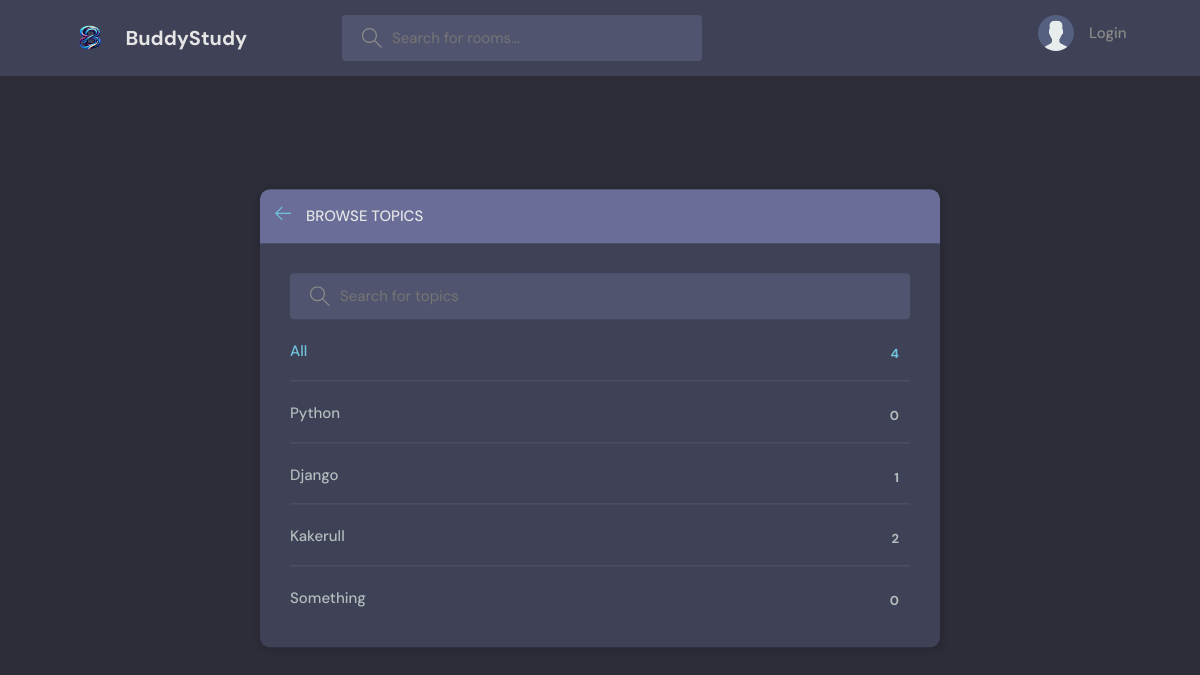
/topics/, run on an earlier commit of the app's database.
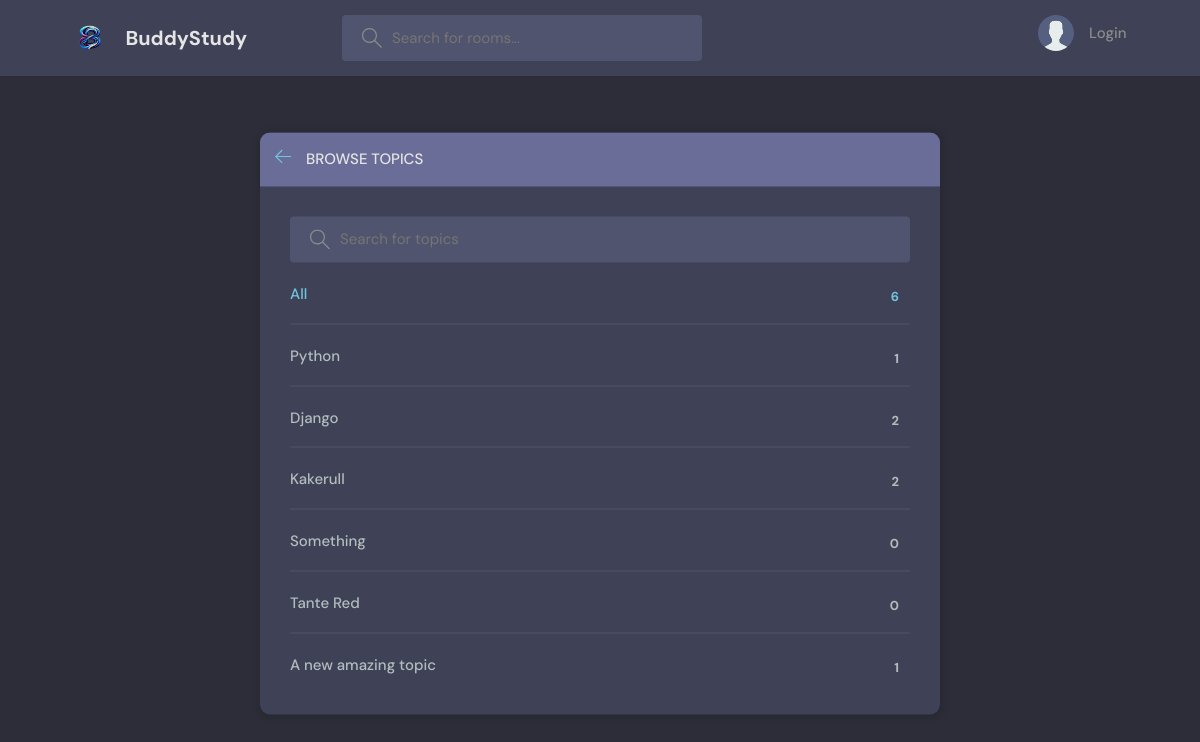
And on a later commit of the database.
### base/models.py (models this page shows, shortened)
class Topic(models.Model):
    name = models.CharField(max_length=200)

### base/views.py (the view)
# urls.py: path('topics/', views.topicsPage, name='topics'),
def topicsPage(request):
    q = request.GET.get('q') if request.GET.get('q') != None else '' #q is equal to whatever we pass into the url
    topics = Topic.objects.filter(name__icontains=q)
    context = {'topics': topics}
    return render(request, 'base/topics.html', context)

### base/templates/base/topics.html (shortened to what this page needs)
{% extends 'main.html' %}
{% block content %}
<main class="create-room layout">
  <div class="container">
    <div class="layout__box">
      <div class="layout__boxHeader">
        <div class="layout__boxTitle">
          <a href="{% url 'home' %}">
            <svg version="1.1" xmlns="http://www.w3.org/2000/svg" width="32" height="32" viewBox="0 0 32 32">
              <title>arrow-left</title>
              <path
                d="M13.723 2.286l-13.723 13.714 13.719 13.714 1.616-1.611-10.96-10.96h27.625v-2.286h-27.625l10.965-10.965-1.616-1.607z">
              </path>
            </svg>
          </a>
          <h3>Browse Topics</h3>
        </div>
      </div>
      <div class="topics-page layout__body">
        <form action="" method="GET" class="header__search">
          <label>
            <input name="q" placeholder="Search for topics" />
          </label>
        </form>
        <ul class="topics__list">
          <li>
            <a href="{% url 'topics' %}" class="active">All <span>{{topics.count}}</span></a>
          </li>
          {% for topic in topics %}
          <li>
            <a href="{% url 'home' %}?q={{topic.name}}">{{ topic.name }} <span>{{topic.room_set.all.count}}</span></a>
          </li>
          {% endfor %}
        </ul>
      </div>
    </div>
  </div>
</main>
{% endblock content %}

What changed in the data, as far as the page shows it:
computed for Topic "Python": room_set.all.count "0" → "1"
computed for Topic "Django": room_set.all.count "1" → "2"
added Topic: name "Tante Red", room_set.all.count "0"
added Topic: name "A new amazing topic", room_set.all.count "1"
Also different on the page:
{{ topics.count }}: "4" → "6"
